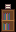

Below is a game level as drawn by its tile map, then a one-line description and the .tmx file that defines it, in full:
An orthogonal 1x2 tile map with 16x16 px tiles, 3 tile layers (Back, Buildings, Front) and 1 object (TileData).

<map version="1.4" tiledversion="1.4.2" orientation="orthogonal" renderorder="right-down" width="1" height="2" tilewidth="16" tileheight="16" infinite="0" nextlayerid="5" nextobjectid="2">
  <tileset firstgid="1" name="z_blinxxy.MuseArt_BeaEventProps" tilewidth="16" tileheight="16" tilecount="20" columns="10">
    <image source="bea/event_props.png" width="160" height="32" />
  </tileset>
  <layer id="1" name="Back" width="1" height="2">
    <data encoding="csv">
0,
0
</data>
  </layer>
  <layer id="2" name="Buildings" width="1" height="2">
    <data encoding="csv">
0,
18
</data>
  </layer>
  <layer id="3" name="Front" width="1" height="2">
    <data encoding="csv">
8,
0
</data>
  </layer>
  <objectgroup id="4" name="Buildings">
    <object id="1" name="TileData" x="0" y="16" width="16" height="16">
      <properties>
        <property name="Action" type="string" value="Message blinxxy.MuseArt_Vale.bea.books_hall" />
      </properties>
    </object>
  </objectgroup>
</map>
